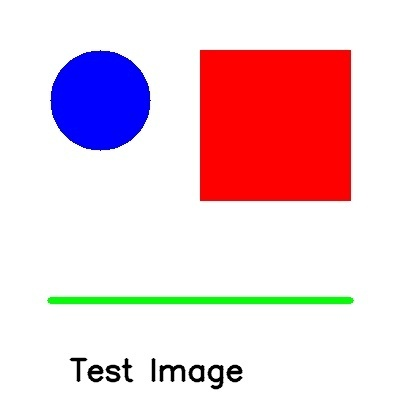
#> input picture 1216/test_image.jpg, 400 x 400 px, given in place of the camera
$ python subplot.py
#> lines starting #> are read from the running program, lines starting #| are printed output that depends on the picture; after the words box and inside, x2 and y2 are one past the last pixel; in counts of white or black regions, pixels touching at a corner belong together

import cv2
import matplotlib.pyplot as plt
import numpy as np
from matplotlib import font_manager


# 실습.손 윤곽선을 감지하고 필터를 추가
# 웹캠 연결
cap = cv2.VideoCapture(0)
plt.ion()
fig, axes = plt.subplots(2, 2, figsize=(10, 10))
while cap.isOpened():
    ret, frame = cap.read()
#> frame is the input picture: shape (400, 400, 3); mean B, G, R 212.5, 203.6, 236.1
    if not ret:  # TRUE FALSE 값 판별
        break

    # 원본
    original = frame.copy()
    gray = cv2.cvtColor(frame, cv2.COLOR_BGR2GRAY)
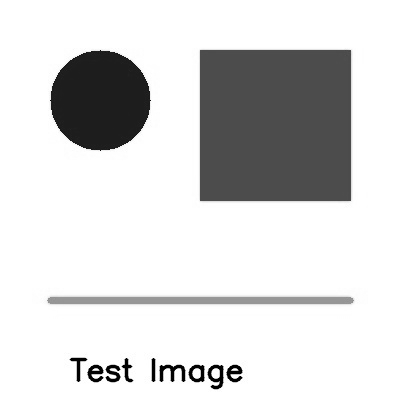
#> gray: shape (400, 400); min 0, max 255, mean 214.4
    # 이진화 처리
    _, binary = cv2.threshold(gray, 127, 255, cv2.THRESH_BINARY)
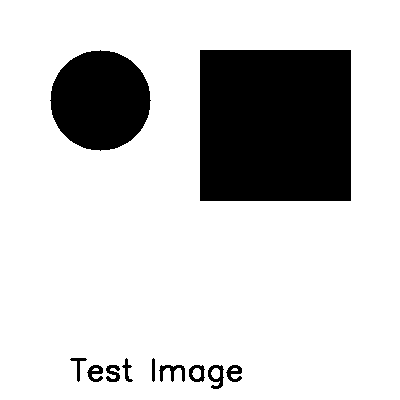
#> binary: shape (400, 400); 80% white; 11 black regions, largest, box (x1, y1, x2, y2) and area: (200, 50, 351, 201) 22801, (50, 50, 151, 151) 7845, (159, 365, 185, 382) 198

    # 컨투어 처리
    contours, _ = cv2.findContours(
        binary, cv2.RETR_EXTERNAL, cv2.CHAIN_APPROX_SIMPLE)
#> contours = [[[0, 0], [0, 399], [399, 399], [399, 0]]]

    # 컨투어 그리기
    contour_frame = frame.copy()
    cv2.drawContours(contour_frame, contours, -1, (0, 255, 0), 2)
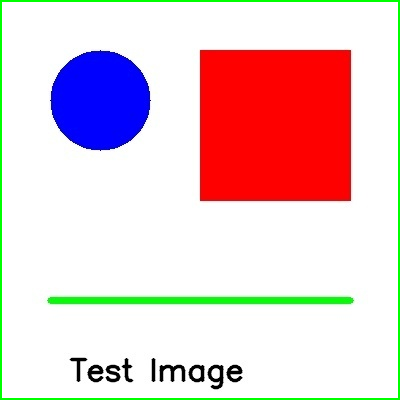
#> contour_frame: shape (400, 400, 3); 1.99% of pixels changed, all inside (x1, y1, x2, y2) = (0, 0, 400, 400)

    # 샤프닝 필터
    kernel = np.array([[0, -1, 0],
                       [-1, 5, -1],
                       [0, -1, 0]
                       ])
    sharped = cv2.filter2D(contour_frame, -1, kernel)
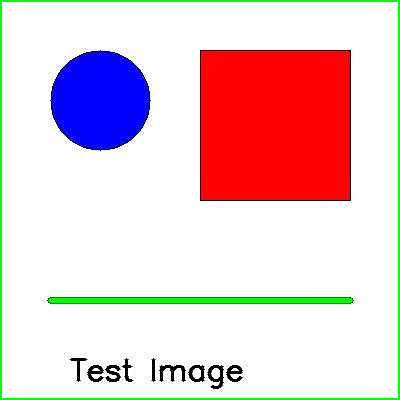
#> sharped: shape (400, 400, 3); mean B, G, R 207.3, 203.6, 230.8

    # 원본
    # plt.subplot(2, 2, 1)
    axes[0, 0].imshow(cv2.cvtColor(original, cv2.COLOR_BGR2RGB))
    axes[0, 0].set_title("원본")
    axes[0, 0].axis('off')

    # 윤곽선 그리기기
    # plt.subplot(2, 2, 2)
    axes[0, 1].imshow(cv2.cvtColor(contour_frame, cv2.COLOR_BGR2RGB))
    axes[0, 1].set_title("컨투어")
    axes[0, 1].axis('off')

    # 샤프팅 필터터qqqq
    # plt.subplot(2, 2, 3)
    axes[1, 0].imshow(cv2.cvtColor(sharped, cv2.COLOR_BGR2RGB))
    axes[1, 0].set_title("샤프닝")
    axes[1, 0].axis('off')

    plt.pause(0.001)
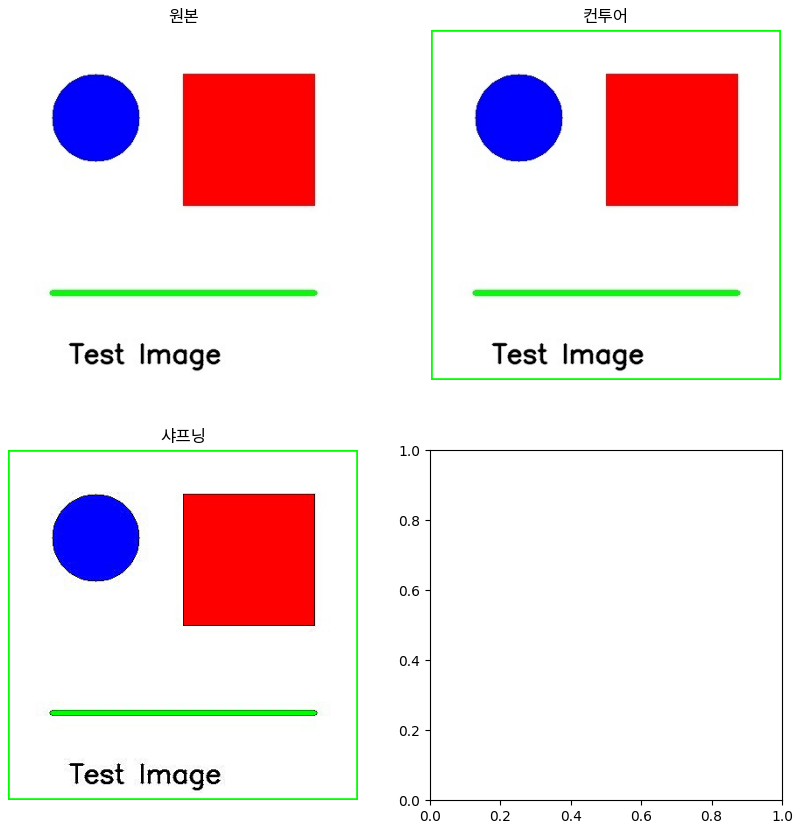
#> figure drawn by matplotlib, 3 panels
    # plt.clf()

    key = cv2.waitKey(1)
#> (key q is pressed here)
    if key == ord('q'):
        break

cap.release()
cv2.destroyAllWindows()
plt.ioff()  # 인터렉티브 모드 종료
